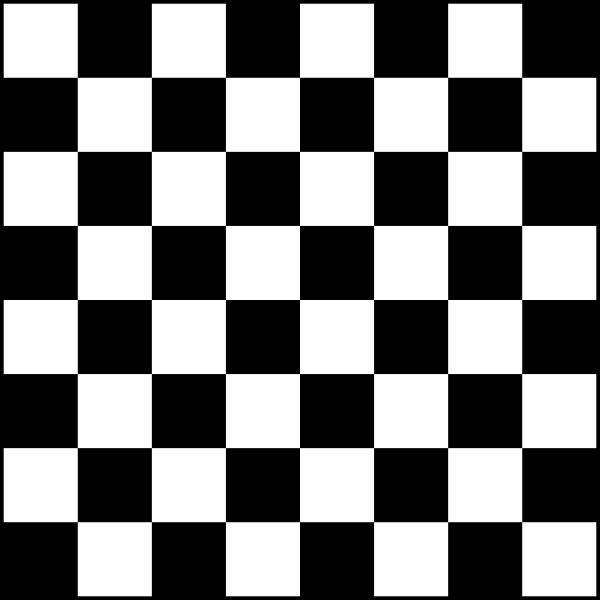
#> input picture chessboard.png, 1200 x 1200 px (shown at 1/2 size)
$ python cvTim6.py
#> lines starting #> are read from the running program, lines starting #| are printed output that depends on the picture; after the words box and inside, x2 and y2 are one past the last pixel; in counts of white or black regions, pixels touching at a corner belong together
import cv2 as cv
import numpy as np

img = cv.imread("chessboard.png")
#> img is the input picture: shape (1200, 1200, 3); min 0, max 255, mean 124.4
img = cv.resize(img, (0, 0), fx=0.6, fy=0.6)
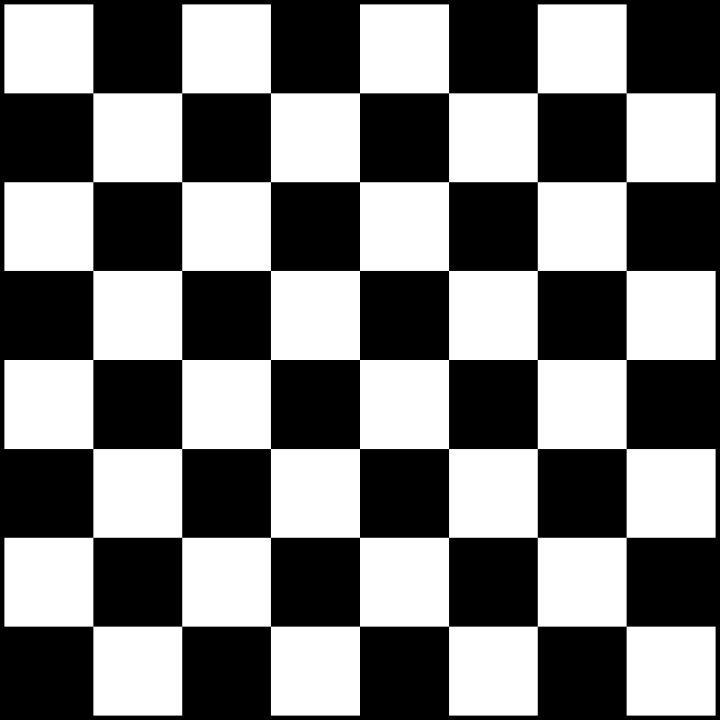
#> img: shape (720, 720, 3); min 0, max 255, mean 124.4
gray = cv.cvtColor(img, cv.COLOR_BGR2GRAY)

corners = cv.goodFeaturesToTrack(gray, 100, 0.01, 10)
#> corners = 79 rows, first 8: [360, 360], [448, 360], [271, 360], [360, 449], [360, 270], [448, 448], [271, 271], [271, 448]
# goodFeaturesToTrack(image, corners, qualityLevel, minDistance)

corners = np.int0(corners)
for corner in corners:
    x, y = corner.ravel()
    cv.circle(img, (x, y), 5, (255, 0, 0), -1)
#> this loop made 79 passes
#> (x, y) on passes 1 to 12: (360, 360), (448, 360), (271, 360), (360, 449), (360, 270), (448, 448), (271, 271), (271, 448), (448, 271), (537, 360), (182, 360), (360, 537)
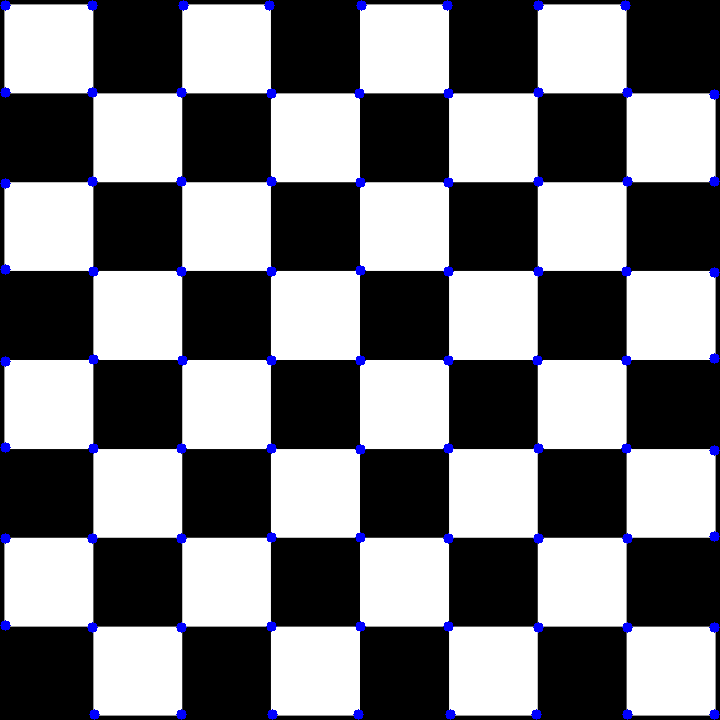
#> img: shape (720, 720, 3); 1.23% of pixels changed, all inside (x1, y1, x2, y2) = (0, 0, 720, 720)

for i in range(len(corners)):
    for j in range(i + 1, len(corners)):
        corner1 = tuple(corners[i][0])
        corner2 = tuple(corners[j][0])
        cv.line(img, corner1, corner2, (0, 255, 0), 1)
#> this loop made 79 passes
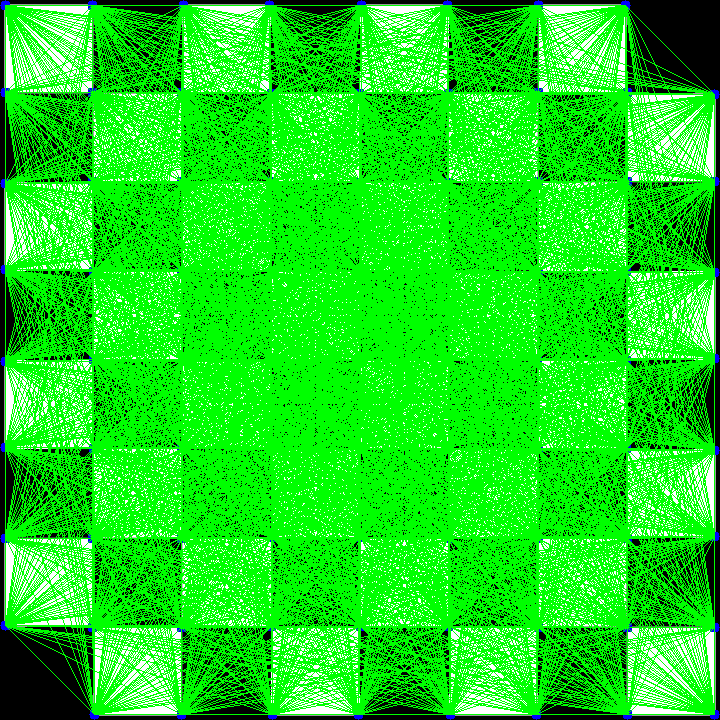
#> img: shape (720, 720, 3); mean B, G, R 28.7, 218.8, 27.9


cv.imshow("Image1", img)
cv.imshow("Image2", gray)
cv.waitKey(0)
cv.destroyAllWindows()

$ run again, with cat.png copied over chessboard.png
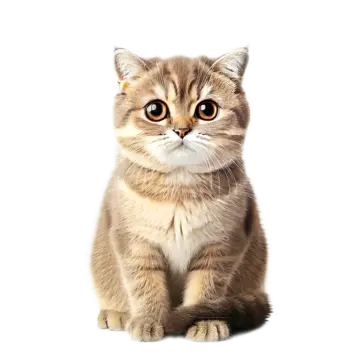
#> input picture cat.png, 360 x 360 px
#> img is the input picture: shape (360, 360, 3); mean B, G, R 214.4, 222.7, 230.4
#> `gray = cv.cvtColor(img, cv.COLOR_BGR2GRAY)`:
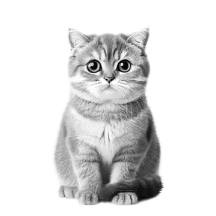
#> gray: shape (216, 216); min 1, max 255, mean 224.1
#> corners = 82 rows, first 8: [122, 63], [92, 64], [109, 82], [138, 200], [132, 64], [99, 72], [141, 55], [64, 196]
#> the loop `for corner in corners:` made 82 passes
#> the loop `for i in range(len(corners)):` made 82 passes
#> after the loop `for i in range(len(corners)):`:
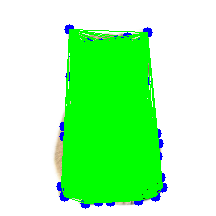
#> img: shape (216, 216, 3); mean B, G, R 170.8, 250.4, 167.7
